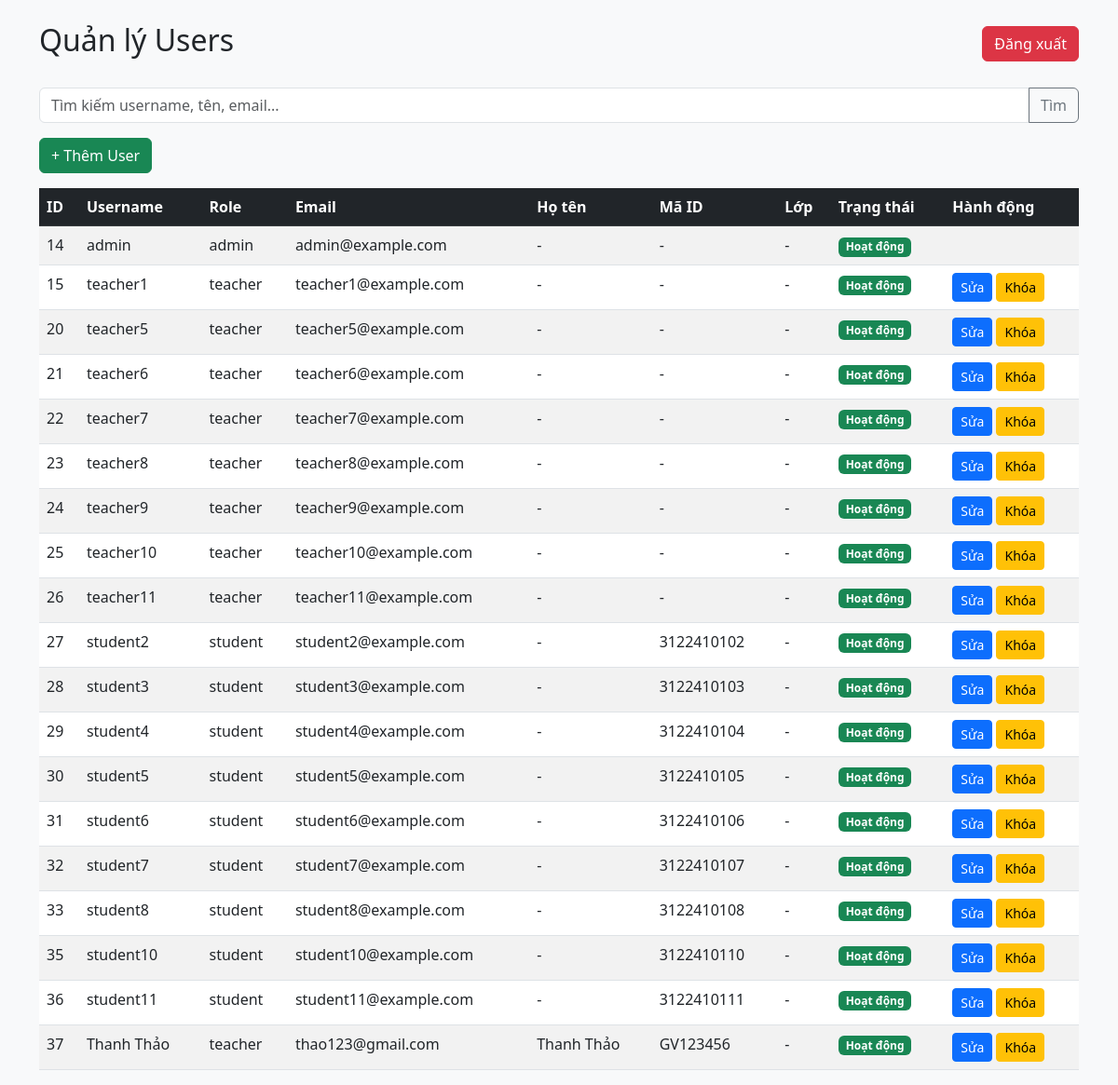
The page /admin/users (signed in) on the database as committed earlier.
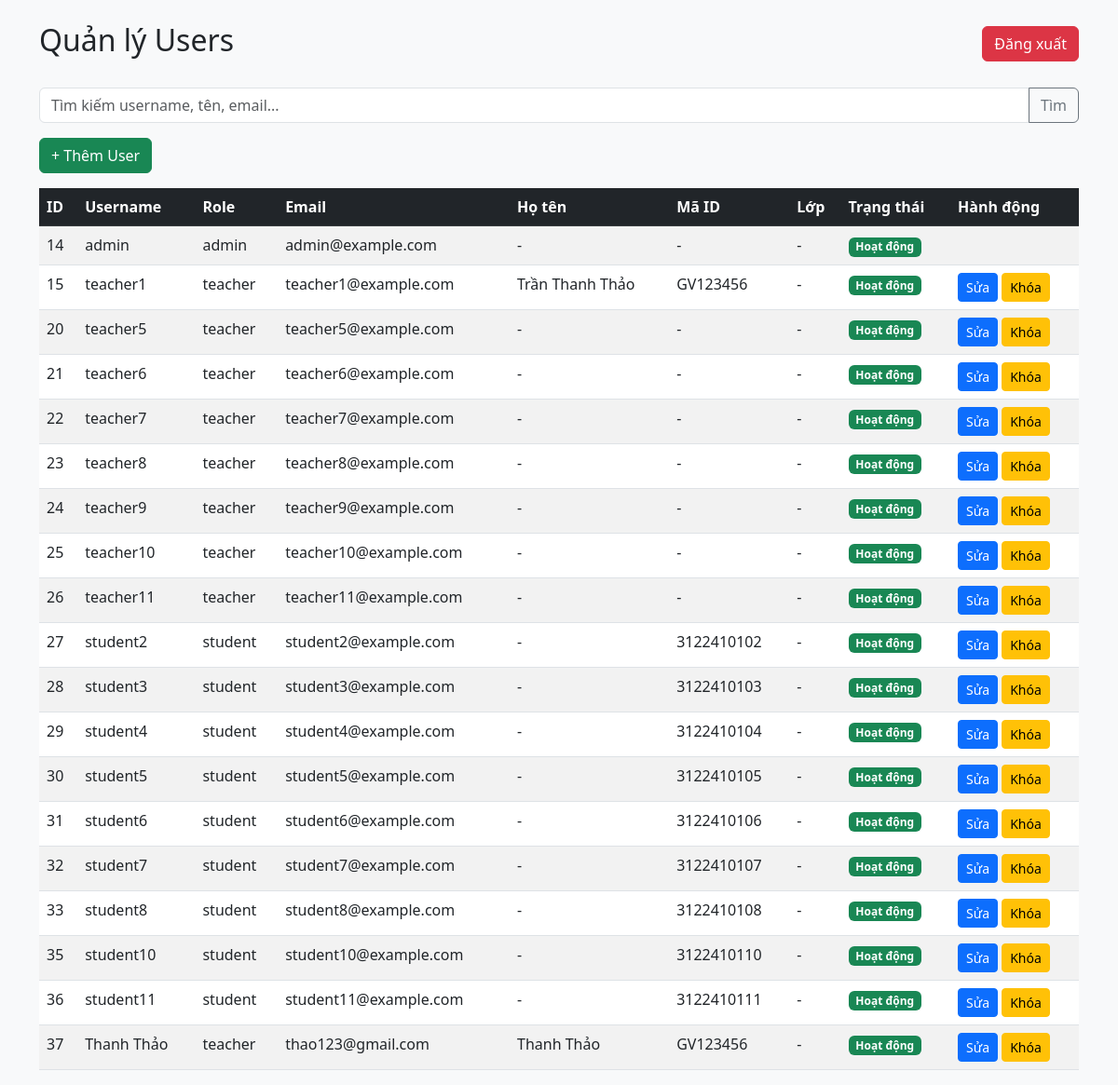
The same page on the database as committed later.
### tables this page shows
CREATE TABLE users (
            id INTEGER PRIMARY KEY AUTOINCREMENT,
            username TEXT UNIQUE,
            password TEXT,
            role TEXT,
            email TEXT UNIQUE,
            rsa_private BLOB,
            salt TEXT,
            full_name TEXT,
            student_id TEXT,
            class_name TEXT,
            status TEXT DEFAULT 'approved',
            approval_note TEXT,
            selected_teachers TEXT,
            teacher_id TEXT,
            failed_attempts INTEGER DEFAULT 0,
            lock_until TEXT
        , is_deleted INTEGER DEFAULT 0, is_locked INTEGER DEFAULT 0);

### app.py (the view, shortened to what this page needs)
@app.route('/admin/users', methods=['GET','POST'])
@login_required
def admin_users():
    if current_user.role != 'admin':
        return redirect('/dashboard')
    errors = []
    success_msg = None
    search = request.args.get('search', '').strip()
    query = "SELECT id, username, role, email, full_name, student_id, teacher_id, class_name, is_locked FROM users WHERE is_deleted=0"
    params = []
    if search:
        query += " AND (username LIKE ? OR full_name LIKE ? OR email LIKE ?)"
        params = [f'%{search}%'] * 3
    users = c.execute(query, params).fetchall()
    return render_template('admin_users.html', users=users, search=search, errors=errors)

### app.py (called while the page is built)
@login_manager.user_loader
def load_user(uid):
    row = c.execute("SELECT id, username, role, email FROM users WHERE id=?",(uid,)).fetchone()
    return User(*row) if row else None

@app.before_request
def ensure_csrf_token():
    if 'csrf_token' not in session:
        session['csrf_token'] = secrets.token_hex(16)

@app.after_request
def set_security_headers(resp):
    resp.headers['X-Frame-Options'] = 'SAMEORIGIN'
    resp.headers['X-Content-Type-Options'] = 'nosniff'
    resp.headers['Referrer-Policy'] = 'no-referrer'
    resp.headers['Content-Security-Policy'] = "default-src 'self'; script-src 'self' https://cdn.jsdelivr.net 'unsafe-inline' blob:; worker-src 'self' blob:; style-src 'self' https://cdn.jsdelivr.net https://cdnjs.cloudflare.com 'unsafe-inline'; font-src 'self' https://cdnjs.cloudflare.com; img-src 'self' data:; frame-ancestors 'self'; object-src 'none'"
    return resp

### templates/admin_users.html (shortened to what this page needs)
<!DOCTYPE html>
<html>
<head>
    <link href="https://cdn.jsdelivr.net/npm/bootstrap@5.3.0/dist/css/bootstrap.min.css" rel="stylesheet">
</head>
<body class="bg-light">
<div class="container mt-4">
    <div class="d-flex justify-content-between align-items-center mb-4">
        <h2>Quản lý Users</h2>
        <div>
            <a href="/logout" class="btn btn-danger">Đăng xuất</a>
        </div>
    </div>
    <form method="get" class="mb-3">
        <div class="input-group">
            <input type="text" name="search" class="form-control" placeholder="Tìm kiếm username, tên, email..." value="{{ search }}">
            <button class="btn btn-outline-secondary" type="submit">Tìm</button>
        </div>
    </form>
    <button class="btn btn-success mb-3" data-bs-toggle="modal" data-bs-target="#addUserModal">+ Thêm User</button>
    <table class="table table-striped">
        <thead class="table-dark">
            <tr>
                <th>ID</th>
                <th>Username</th>
                <th>Role</th>
                <th>Email</th>
                <th>Họ tên</th>
                <th>Mã ID</th>
                <th>Lớp</th>
                <th>Trạng thái</th>
                <th>Hành động</th>
            </tr>
        </thead>
        <tbody>
            {% for user in users %}
            <tr>
                <td>{{ user[0] }}</td>
                <td>{{ user[1] }}</td>
                <td>{{ user[2] }}</td>
                <td>{{ user[3] }}</td>
                <td>{{ user[4] or '-' }}</td>
                <td>{{ user[5] or user[6] or '-' }}</td>
                <td>{{ user[7] or '-' }}</td>
                <td>
                    {% if user[8] == 1 %}
                    <span class="badge bg-danger">Đã khóa</span>
                    {% else %}
                    <span class="badge bg-success">Hoạt động</span>
                    {% endif %}
                </td>
                <td>
                    {% if user[0] != current_user.id %}
                    {% if user[2] in ['student', 'teacher'] %}
                    <a href="{{ url_for('admin_edit_user', uid=user[0]) }}" class="btn btn-primary btn-sm">
                         Sửa
                    </a>
                    {% endif %}
                    {% if user[8] == 1 %}
                    <form method="post" action="{{ url_for('unlock_user', uid=user[0]) }}" style="display:inline;">
                        <input type="hidden" name="csrf_token" value="{{ session.csrf_token }}">
                        <button type="submit" class="btn btn-success btn-sm">
                            <i class="fas fa-unlock"></i> Mở khóa
                        </button>
                    </form>
                    {% else %}
                    <form method="post" action="{{ url_for('lock_user', uid=user[0]) }}" style="display:inline;">
                        <button type="submit" class="btn btn-warning btn-sm" onclick="return confirm('Khóa user này?')">
                             Khóa
                        </button>
                    </form>
                    {% endif %}
                    {% endif %}
                </td>
            </tr>
            {% endfor %}
        </tbody>
    </table>
</div>
</body>
</html>

Rows that differ between the two databases and show on the page:
changed users "teacher1": full_name "-" → "Trần Thanh Thảo"; student+teacher "-" → "GV123456"
